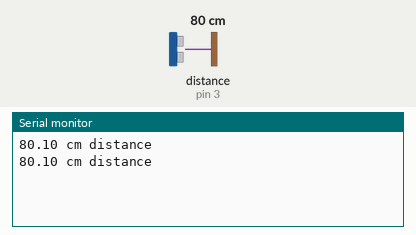
The sketch below on a simulated Arduino Uno, built with avr-gcc and run on an emulated ATmega328P. Shown: the last lines printed to the serial monitor. Wiring (inferred from the names in the program): ultrasonic range finder: trigger pin 2; echo pin 3. The test bench sets the inputs (shaded band); at power-on: distance to the obstacle (sensor on pin 3) 80 cm. The echo pulse lasts 58.3 µs per cm.

Above: at 10.8 s.
10.9 s: distance to the obstacle (sensor on pin 3) set to 2 cm
At 20.3 s:
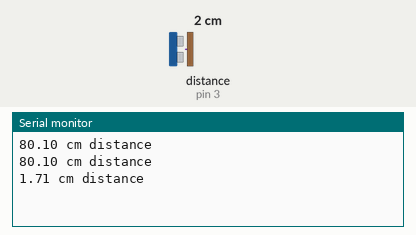
20.9 s: distance to the obstacle (sensor on pin 3) set to 4 cm
At 30.4 s:
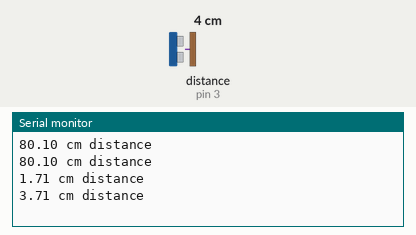
Timing chart, 0 to 31.9 s (numbered marks = the images above; inputs shaded):
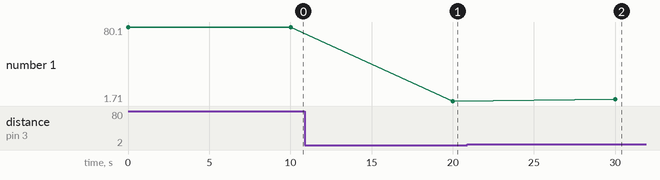

The sketch:

Code.ino
```cpp
int TRIGPIN = 2;
int ECHOPIN = 3;

void setup() {
  Serial.begin(9600);
  pinMode(ECHOPIN, INPUT);
  pinMode(TRIGPIN, OUTPUT);
  }

void loop() {
  {digitalWrite(TRIGPIN, LOW);
  delayMicroseconds(2);
  digitalWrite(TRIGPIN, HIGH);
  delayMicroseconds(10);
  digitalWrite(TRIGPIN, LOW);

  float distance = pulseIn(ECHOPIN, HIGH);
  distance= distance/58;
  Serial.print(distance);
  Serial.println(" cm distance");

  delay(10000);}
  }
```

Measured:
- after the input at 10.9 s, the serial monitor: prints a new line after 9.1 s (image 1)
- after the input at 20.9 s, the serial monitor: prints a new line after 9.1 s (image 2)
- plotted number 1: 80.1 → 1.71 after the input at 10.9 s, 1.71 → 3.71 after the input at 20.9 s
